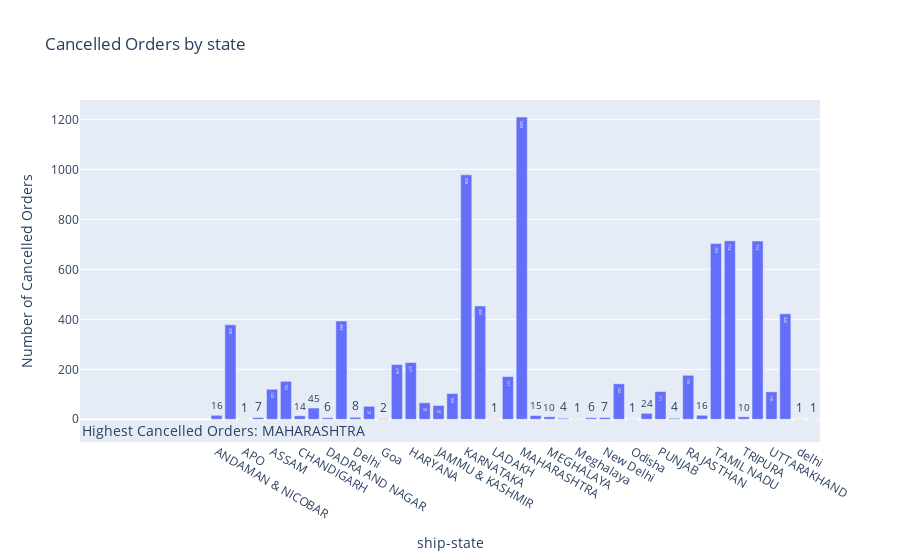

Source (notebook cell):
### Markdown cell above
# Dashboard

### Code cell
cancelled_orders = df_no_outliers[df_no_outliers['Status'] == 'Cancelled']

# Aggregate by state to count cancelled orders
cancelled_orders_count = cancelled_orders.groupby('ship-state').size().reset_index(name='Cancelled Orders')

# Determine state with the highest cancelled orders
state_highest_cancelled = cancelled_orders_count.loc[cancelled_orders_count['Cancelled Orders'].idxmax(), 'ship-state']

# Interactive Bar Chart with plotly
fig = px.bar(cancelled_orders_count, x='ship-state', y='Cancelled Orders', 
             title='Cancelled Orders by state',
             labels={'Cancelled Orders': 'Number of Cancelled Orders', 'ship-state': 'ship-state'},
             text='Cancelled Orders',
             hover_data={'Cancelled Orders': True, 'ship-state': True},
             color_discrete_sequence=['#636EFA'])

# Add annotations
fig.update_layout(annotations=[dict(text=f"Highest Cancelled Orders: {state_highest_cancelled}", 
                                    x=0.5, y=1.15, 
                                    font=dict(size=14),
                                    showarrow=False, 
                                    xanchor='center', 
                                    yanchor='top')])

# Display interactive chart
fig.show()

# Optionally add interactive widgets for filtering
# Example dropdown to filter by state
state_dropdown = widgets.Dropdown(
    options=list(cancelled_orders_count['ship-state']),
    value=state_highest_cancelled,
    description='Select state:',
    disabled=False,
)
def update_chart(state):
    filtered_data = cancelled_orders_count[cancelled_orders_count['ship-state'] == state]
    fig = px.bar(filtered_data, x='ship-state', y='Cancelled Orders',
                 title=f'Cancelled Orders for {state}',
                 labels={'Cancelled Orders': 'Number of Cancelled Orders', 'ship-state': 'ship-state'},
                 text='Cancelled Orders',
                 hover_data={'Cancelled Orders': True, 'ship-state': True},
                 color_discrete_sequence=['#636EFA'])
    fig.show()

widgets.interactive(update_chart, state=state_dropdown)

### Figure 1 — Plotly figure (JSON) as saved in the notebook; plotly's stock layout.template omitted (floating-point values rounded to 4 significant figures)
{"data": [{"alignmentgroup": "True", "hovertemplate": "ship-state=%{x}<br>Number of Cancelled Orders=%{text}<extra></extra>", "legendgroup": "", "marker": {"color": "#636EFA", "pattern": {"shape": ""}}, "name": "", "offsetgroup": "", "orientation": "v", "showlegend": false, "text": [16, 378, 1, 7, 120, 152, 14, 45, 6, 393, 8, 52, 2, 219, 227, 66, 55, 103, 978, 453, 1, 171, 1209, 15, 10, 4, 1, 6, 7, 142, 1, 24, 111, 4, 176, 16, 703, 714, 10, 713, 110, 422, 1, 1], "textposition": "auto", "type": "bar", "x": ["ANDAMAN & NICOBAR ", "ANDHRA PRADESH", "APO", "ARUNACHAL PRADESH", "ASSAM", "BIHAR", "CHANDIGARH", "CHHATTISGARH", "DADRA AND NAGAR", "DELHI", "Delhi", "GOA", "Goa", "Gujarat", "HARYANA", "HIMACHAL PRADESH", "JAMMU & KASHMIR", "JHARKHAND", "KARNATAKA", "KERALA", "LADAKH", "MADHYA PRADESH", "MAHARASHTRA", "MANIPUR", "MEGHALAYA", "MIZORAM", "Meghalaya", "NAGALAND", "New Delhi", "ODISHA", "Odisha", "PUDUCHERRY", "PUNJAB", "Punjab", "RAJASTHAN", "SIKKIM", "TAMIL NADU", "TELANGANA", "TRIPURA", "UTTAR PRADESH", "UTTARAKHAND", "WEST BENGAL", "delhi", "punjab"], "xaxis": "x", "y": [16, 378, 1, 7, 120, 152, 14, 45, 6, 393, 8, 52, 2, 219, 227, 66, 55, 103, 978, 453, 1, 171, 1209, 15, 10, 4, 1, 6, 7, 142, 1, 24, 111, 4, 176, 16, 703, 714, 10, 713, 110, 422, 1, 1], "yaxis": "y"}], "layout": {"annotations": [{"font": {"size": 14}, "showarrow": false, "text": "Highest Cancelled Orders: MAHARASHTRA", "x": 0.5, "xanchor": "center", "y": 1.15, "yanchor": "top"}], "barmode": "relative", "legend": {"tracegroupgap": 0}, "title": {"text": "Cancelled Orders by state"}, "xaxis": {"anchor": "y", "domain": [0, 1], "title": {"text": "ship-state"}}, "yaxis": {"anchor": "x", "domain": [0, 1], "title": {"text": "Number of Cancelled Orders"}}}}
